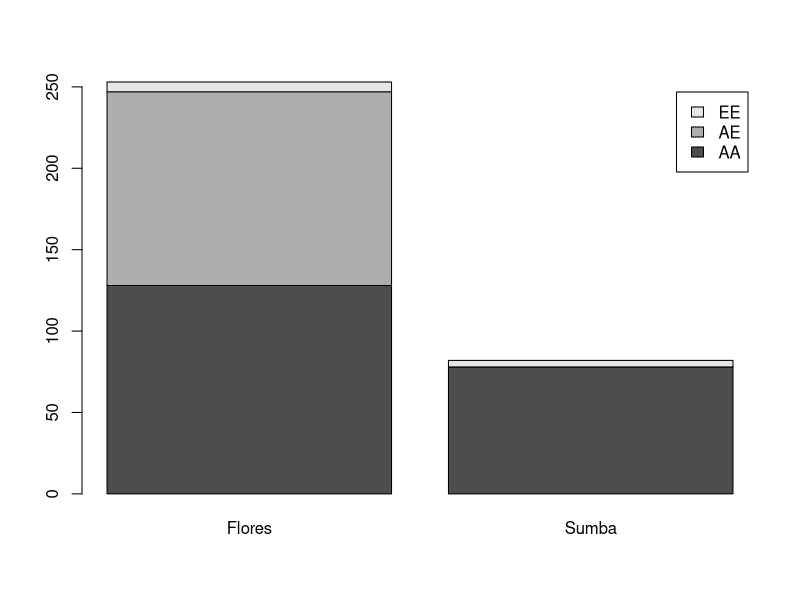

Recreate this plot in R.
genotypes<-matrix(c(128,119,6,78,0,4),ncol=2)
colnames(genotypes)<-c("Flores", "Sumba")
rownames(genotypes)<-c("AA", "AE", "EE")
genotypes
barplot(genotypes,legend=rownames(genotypes))